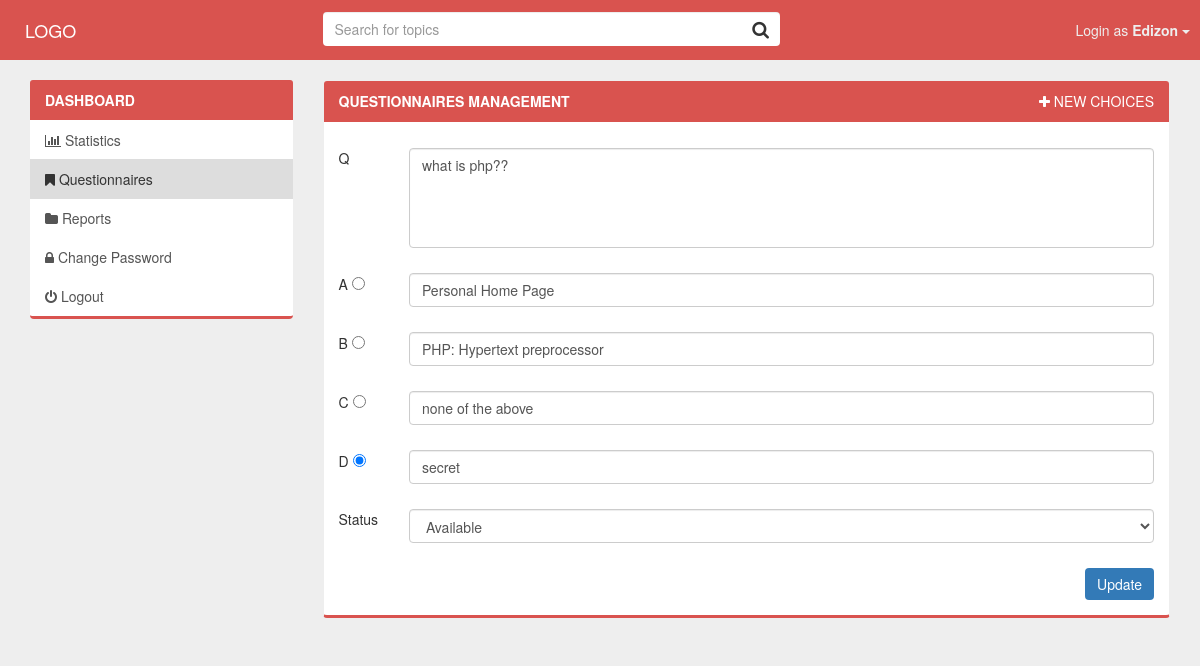
Screenshot of /questions/edit/1/1 (signed in) with the database file from the repository.
### tables this page shows
CREATE TABLE `oes_topics` (
  `topic_id` int(11) NOT NULL,
  `topic_title` varchar(100) NOT NULL,
  `topic_slug` varchar(100) NOT NULL,
  `topic_duration` varchar(5) NOT NULL,
  `topic_date_added` timestamp NOT NULL DEFAULT CURRENT_TIMESTAMP ON UPDATE CURRENT_TIMESTAMP,
  `topic_status` int(1) NOT NULL
);

CREATE TABLE `oes_questions` (
  `question_no` int(11) NOT NULL,
  `question_id` int(11) NOT NULL,
  `question_question` text NOT NULL,
  `question_status` int(1) NOT NULL
);

### application/libraries/Template.php (called while the page is built)
<?php if ( ! defined('BASEPATH')) exit('No direct script access allowed');
class Template {
		var $template_data = array();
		function set($name, $value)
		{
			$this->template_data[$name] = $value;
		}
		function load($template = '', $view = '' , $view_data = array(), $return = FALSE)
		{
			$this->CI =& get_instance();
			$this->set('contents', $this->CI->load->view($view, $view_data, TRUE));
			return $this->CI->load->view($template, $this->template_data, $return);
		}
}

### application/controllers/Questions.php (called while the page is built, shortened)
<?php defined('BASEPATH') OR exit('No direct script access allowed');
class Questions extends CI_Controller {
  function edit($id, $no) {
  	$data['questions'] = $this->Questions_model->editQuestionInfoById($id, $no);
  	$this->template->set('title', 'Home');
		$this->template->load('template', 'edit', $data);
  }
}

### index.php (called while the page is built, shortened)
<?php session_start();
require_once BASEPATH.'core/CodeIgniter.php';

### application/models/Questions_model.php (called while the page is built, shortened)
<?php defined('BASEPATH') OR exit('No direct script access allowed');
class Questions_model extends CI_Model {
  public $topicsTable = "oes_topics";
  public $questionsTable = "oes_questions";
  public $choicesTable = "oes_choices";
  public $answersTable = "oes_answers";
  function editQuestionInfoById($id, $no) {
    $editQuestionInfoById = $this->db
      ->query("SELECT DISTINCT t.topic_id AS id,
        t.topic_title AS title,
        t.topic_date_added AS dateAdded,
        t.topic_status AS status,
        q.question_no AS no,
        q.question_question AS questions,
        q.question_status AS questionStatus,
        c.choice_choice AS choices,
        c.choice_text AS choicesText,
        c.choice_type AS choiceType,
        a.answer_answer AS answer
        FROM $this->topicsTable AS t
        LEFT JOIN $this->questionsTable AS q ON t.topic_id = q.question_id
        LEFT JOIN $this->choicesTable AS c ON q.question_no = c.question_no
        LEFT JOIN $this->answersTable AS a ON c.question_no = a.question_no
        WHERE t.topic_id = $id && q.question_no = $no")
      ->result();
    return $editQuestionInfoById;
  }
}

### application/views/edit.php (the view, shortened to what this page needs)
<?php if($this->session->userdata('userPositionSessId') == 0):  ?>
<div class="panel panel-primary" id="editQuestion">
	<div class="panel-heading text-uppercase"><strong>Questionnaires Management</strong><span class="pull-right"><a href="#" class="white" data-toggle="modal" data-target="#newChoicesModal"><i class="fa fa-plus"></i> NEW CHOICES</a></span></div>
	<div class="panel-body">
		<div class="row">
			<div class="col-md-12">
			</div>
			<div class="col-md-12">
				<?php if($questions): ?>
					<form method="POST" action="/questions/edit_question/">
						<?php $columns = array(); ?>
						<?php foreach($questions as $rows): ?>
							<?php if (!isset($columns[$rows->questions]) ): ?>
								<div class="row">
									<div class="col-md-1 col-xs-2">
										<label>Q</label>
									</div>
									<div class="col-md-11 col-xs-10">
										<div class="form-group">
											<textarea name="question" class="form-control"><?php echo $rows->questions; ?></textarea>
										</div>
									</div>
								</div>
								<?php $columns[$rows->questions] = true; ?>
							<?php endif; ?>
							<?php if($rows->choices && $rows->choicesText): ?>
								<div class="row">
									<div class="col-md-1 col-xs-2">
										<label><?php echo $rows->choices; ?> <input type="radio" name="choice" value="<?php echo $rows->choices; ?>" <?php if($rows->choices == $rows->answer): ?>	CHECKED <?php endif; ?>></label>
									</div>
									<div class="col-md-11 col-xs-9">
										<div class="form-group"><input type="text" class="form-control" name="choiceText[]" value="<?php echo $rows->choicesText; ?>"></div>
									</div>
								</div>
							<?php endif; ?>
						<?php endforeach; ?>
        				<div class="row">
							<div class="col-md-1 col-xs-2">
								<label>Status</label>
							</div>
							<div class="col-md-11 col-xs-9">
								<div class="form-group">
									<select name="questionStatus" id="questionStatus" class="form-control">
										<?php if($rows->questionStatus == 1): ?>
											<option value="1">Available</option>
										<?php else: ?>
											<option value="0">Unavailable</option>
											<option value="1">Available</option>
										<?php endif; ?>
									</select>
								</div>
							</div>
						</div>
						<button class="btn btn-primary pull-right">Update</button>
					</form>
				<?php else: ?>
					<div class="alert alert-warning"><p>No question yet! <a href="/questions/add">Add Question</p></div>
				<?php endif; ?>
			</div>
		</div>
	</div>
</div>
<?php endif; ?>

### assets/css/style.css (style rules this page uses)
* { outline: 0; }
body { padding-top: 80px; background: #eee; }
.panel-primary { border: 1px solid #eee; box-shadow: none; border-bottom: 3px solid #337ab7; }
.btn { border: 0 !important; }
textarea.form-control { resize: none; overflow-y: hidden; height: 100px; }
.white { color: #fff; }
.panel-primary .panel-heading { background: #d9534f; border-color: #d9534f; }
.panel-primary { border-bottom: 3px solid #d9534f; }
#editQuestion form .row { margin-bottom: 10px; }
label { font-weight: normal; }

### rows the page displays
oes_topics: question "what is php??", choices "A", value "Personal Home Page", choices "B", value "PHP: Hypertext preprocessor", choices "C", value "none of the above", choices "D", value "secret"
oes_questions: questionStatus "Available"

### other values shown
$this->session->userdata('userSessId') "Edizon"
